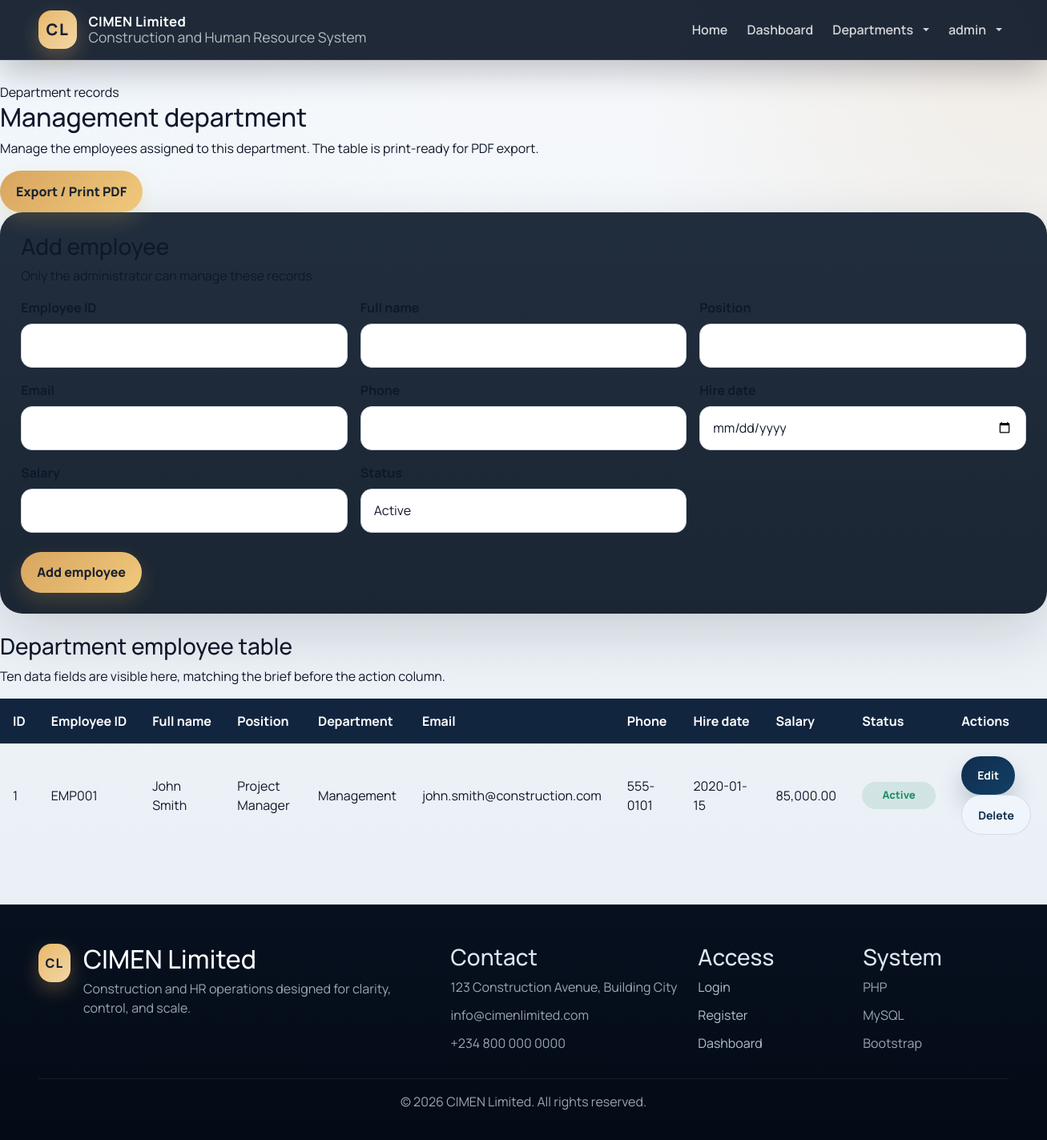
Page /department.php?dept=Management (signed in) on the committed database.
### tables this page shows
CREATE TABLE IF NOT EXISTS departments (
    id INT AUTO_INCREMENT PRIMARY KEY,
    name VARCHAR(50) NOT NULL UNIQUE
);

CREATE TABLE IF NOT EXISTS employees (
    id INT AUTO_INCREMENT PRIMARY KEY,
    employee_id VARCHAR(20) UNIQUE NOT NULL,
    full_name VARCHAR(100) NOT NULL,
    position VARCHAR(100) NOT NULL,
    department_id INT,
    email VARCHAR(100) NOT NULL,
    phone VARCHAR(20),
    hire_date DATE,
    salary DECIMAL(10,2),
    status ENUM('active', 'inactive', 'on_leave') DEFAULT 'active',
    created_at TIMESTAMP DEFAULT CURRENT_TIMESTAMP,
    FOREIGN KEY (department_id) REFERENCES departments(id)
);

### department.php (the view, shortened to what this page needs)
<?php
require_once 'config/database.php';
$departmentName = isset($_GET['dept']) ? trim($_GET['dept']) : '';
$deptStmt = $conn->prepare('SELECT id, name FROM departments WHERE name = ? LIMIT 1');
$deptStmt->bind_param('s', $departmentName);
$deptStmt->execute();
$deptResult = $deptStmt->get_result();
$selectedDepartment = $deptResult->fetch_assoc();
$departmentId = (int) $selectedDepartment['id'];
$editEmployee = null;
$employeesQuery = $conn->prepare('SELECT * FROM employees WHERE department_id = ? ORDER BY employee_id');
$employeesQuery->bind_param('i', $departmentId);
$employeesQuery->execute();
$employeesResult = $employeesQuery->get_result();
$employees = $employeesResult ? $employeesResult->fetch_all(MYSQLI_ASSOC) : [];
include 'includes/header.php';
?>
<section class="page-card animate-rise">
    <div class="page-heading">
        <div class="eyebrow">Department records</div>
        <h2><?php echo htmlspecialchars($selectedDepartment['name']); ?> department</h2>
        <p>Manage the employees assigned to this department. The table is print-ready for PDF export.</p>
    </div>
    <div class="page-actions no-print">
        <button type="button" class="btn btn-accent js-print">Export / Print PDF</button>
    </div>
    <div class="auth-card mb-4 no-print">
        <div class="card-heading">
            <h3><?php echo $editEmployee ? 'Edit employee' : 'Add employee'; ?></h3>
            <p>Only the administrator can manage these records.</p>
        </div>
        <form method="POST" action="">
            <div class="row g-3">
                <div class="col-md-4">
                    <label class="form-label">Employee ID</label>
                    <input type="text" name="employee_id" class="form-control" value="<?php echo htmlspecialchars($editEmployee['employee_id'] ?? ''); ?>" required>
                </div>
                <div class="col-md-4">
                    <label class="form-label">Full name</label>
                    <input type="text" name="full_name" class="form-control" value="<?php echo htmlspecialchars($editEmployee['full_name'] ?? ''); ?>" required>
                </div>
                <div class="col-md-4">
                    <label class="form-label">Position</label>
                    <input type="text" name="position" class="form-control" value="<?php echo htmlspecialchars($editEmployee['position'] ?? ''); ?>" required>
                </div>
                <div class="col-md-4">
                    <label class="form-label">Email</label>
                    <input type="email" name="email" class="form-control" value="<?php echo htmlspecialchars($editEmployee['email'] ?? ''); ?>" required>
                </div>
                <div class="col-md-4">
                    <label class="form-label">Phone</label>
                    <input type="text" name="phone" class="form-control" value="<?php echo htmlspecialchars($editEmployee['phone'] ?? ''); ?>">
                </div>
                <div class="col-md-4">
                    <label class="form-label">Hire date</label>
                    <input type="date" name="hire_date" class="form-control" value="<?php echo htmlspecialchars($editEmployee['hire_date'] ?? ''); ?>" required>
                </div>
                <div class="col-md-4">
                    <label class="form-label">Salary</label>
                    <input type="number" step="0.01" name="salary" class="form-control" value="<?php echo htmlspecialchars($editEmployee['salary'] ?? ''); ?>" required>
                </div>
                <div class="col-md-4">
                    <label class="form-label">Status</label>
                    <select name="status" class="form-select">
                        <option value="active" <?php echo (($editEmployee['status'] ?? '') === 'active') ? 'selected' : ''; ?>>Active</option>
                    </select>
                </div>
            </div>
            <div class="button-row mt-4">
                <button type="submit" name="<?php echo $editEmployee ? 'update_employee' : 'add_employee'; ?>" class="btn btn-accent">
                    <?php echo $editEmployee ? 'Update employee' : 'Add employee'; ?>
                </button>
            </div>
        </form>
    </div>
    <div class="table-card">
        <div class="card-heading">
            <h3>Department employee table</h3>
            <p>Ten data fields are visible here, matching the brief before the action column.</p>
        </div>
        <div class="table-wrap">
            <table>
                <thead>
                    <tr>
                        <th>ID</th>
                        <th>Employee ID</th>
                        <th>Full name</th>
                        <th>Position</th>
                        <th>Department</th>
                        <th>Email</th>
                        <th>Phone</th>
                        <th>Hire date</th>
                        <th>Salary</th>
                        <th>Status</th>
                        <th class="no-print">Actions</th>
                    </tr>
                </thead>
                <tbody>
                    <?php foreach ($employees as $employee): ?>
                        <tr>
                            <td><?php echo (int) $employee['id']; ?></td>
                            <td><?php echo htmlspecialchars($employee['employee_id']); ?></td>
                            <td><?php echo htmlspecialchars($employee['full_name']); ?></td>
                            <td><?php echo htmlspecialchars($employee['position']); ?></td>
                            <td><?php echo htmlspecialchars($selectedDepartment['name']); ?></td>
                            <td><?php echo htmlspecialchars($employee['email']); ?></td>
                            <td><?php echo htmlspecialchars($employee['phone']); ?></td>
                            <td><?php echo htmlspecialchars($employee['hire_date']); ?></td>
                            <td><?php echo number_format((float) $employee['salary'], 2); ?></td>
                            <td>
                                <span class="status-chip <?php echo $employee['status'] === 'active' ? 'status-active' : ($employee['status'] === 'inactive' ? 'status-inactive' : 'status-leave'); ?>">
                                    <?php echo htmlspecialchars(ucfirst(str_replace('_', ' ', $employee['status']))); ?>
                                </span>
                            </td>
                            <td class="no-print">
                                <div class="action-row">
                                    <a href="?dept=<?php echo urlencode($departmentName); ?>&action=edit&id=<?php echo (int) $employee['id']; ?>" class="btn btn-outline-light btn-sm">Edit</a>
                                    <a href="?dept=<?php echo urlencode($departmentName); ?>&delete=<?php echo (int) $employee['id']; ?>" class="btn btn-outline-secondary btn-sm" data-confirm="Delete this employee?">Delete</a>
                                </div>
                            </td>
                        </tr>
                    <?php endforeach; ?>
                </tbody>
            </table>
        </div>
    </div>
</section>
<?php include 'includes/footer.php'; ?>

### css/style.css (style rules this page uses)
:root { --page-bg: #0b1220; --page-surface: rgba(10, 16, 30, 0.68); --card-bg: rgba(255, 255, 255, 0.92); --card-border: rgba(148, 163, 184, 0.18); --ink: #0f172a; --muted: #64748b; --primary: #0f2d4d; --primary-2: #133f66; --accent: #d8a55f; --accent-2: #d6f0ff; --success: #1f8f67; --danger: #c2414f; --soft: #eef4fb; --shadow: 0 24px 70px rgba(15, 23, 42, 0.16); --radius-xl: 28px; --radius-lg: 22px; --radius-md: 16px; --radius-sm: 12px; }
* { box-sizing: border-box; }
html { scroll-behavior: smooth; }
body { margin: 0; font-family: 'Manrope', 'Segoe UI', sans-serif; color: var(--ink); background: radial-gradient(circle at top left, rgba(214, 240, 255, 0.18), transparent 30%), radial-gradient(circle at top right, rgba(216, 165, 95, 0.16), transparent 28%), linear-gradient(180deg, #f7f9fc 0%, #edf2f7 56%, #e8eef5 100%); min-height: 100vh; }
body::before { content: ""; position: fixed; inset: 0; pointer-events: none; background-image: linear-gradient(rgba(15, 23, 42, 0.02) 1px, transparent 1px), linear-gradient(90deg, rgba(15, 23, 42, 0.02) 1px, transparent 1px); background-size: 60px 60px; mask-image: linear-gradient(180deg, rgba(0, 0, 0, 0.08), transparent 85%); opacity: 0.5; }
a { color: inherit; }
.auth-card { padding: clamp(1.3rem, 2vw, 2rem); border: 1px solid var(--line); background: linear-gradient(180deg, rgba(24, 37, 54, 0.96) 0%, rgba(18, 29, 43, 0.96) 100%); box-shadow: var(--shadow); border-radius: var(--radius-xl); }
.btn-accent, .btn.btn-accent { background: linear-gradient(135deg, var(--accent), #f0c97c); color: #1a2430; border: none; font-weight: 800; box-shadow: 0 10px 24px rgba(215, 168, 75, 0.2); }
.form-control, .form-select, .auth-panel input, .auth-panel textarea, .auth-panel select, .login-panel input, .login-panel textarea, .login-panel select, .register-panel input, .register-panel textarea, .register-panel select, .container input, .container textarea, .container select, .section-card input, .section-card textarea, .section-card select { width: 100%; border-radius: 14px; border: 1px solid #cfd8e3; background: #fff; padding: 0.9rem 1rem; color: var(--ink); transition: border-color 0.2s ease, box-shadow 0.2s ease, transform 0.2s ease; }
label, .form-label { display: inline-block; margin-bottom: 0.5rem; font-weight: 700; color: var(--ink); }
.btn, button.btn, input[type="submit"], input[type="button"] { border-radius: 999px; font-weight: 700; padding: 0.85rem 1.25rem; transition: transform 0.2s ease, box-shadow 0.2s ease, background-color 0.2s ease; }
.btn-primary, .btn, .btn-success { background: linear-gradient(135deg, var(--primary) 0%, var(--primary-2) 100%); border: 0; color: #fff; box-shadow: 0 16px 28px rgba(15, 45, 77, 0.22); }
.btn-secondary, .btn-outline-secondary { background: #eff5fb; color: var(--primary); border: 1px solid rgba(15, 45, 77, 0.12); box-shadow: none; }
table, .table { width: 100%; border-collapse: collapse; margin-bottom: 0; }
table thead th, .table thead th { background: #12253e; color: #fff; font-weight: 700; border: 0; padding: 1rem; white-space: nowrap; }
table tbody td, .table tbody td { padding: 0.95rem 1rem; border-top: 1px solid rgba(148, 163, 184, 0.18); vertical-align: middle; }
.status-chip { display: inline-flex; align-items: center; justify-content: center; min-width: 92px; padding: 0.45rem 0.8rem; border-radius: 999px; font-size: 0.82rem; font-weight: 800; }
.status-active { background: rgba(31, 143, 103, 0.12); color: var(--success); }
.animate-rise { animation: riseIn 0.65s ease both; }

### rows in the picture
departments: name "Management"
employees: id "1", employee "EMP001", full_name "John Smith", position "Project Manager", department.name "Management", email "john.smith@construction.com", phone "555-0101", hire_date "2020-01-15", salary "85,000.00", status "Active"

### other values in the picture
$_SESSION['username'] "admin"
